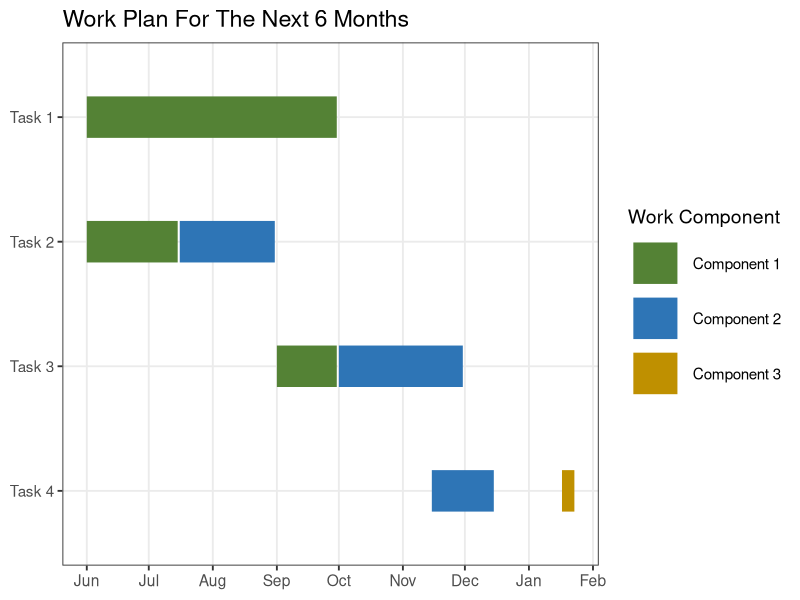

This figure's R source:
library(tidyr)
library(ggplot2)

# Number of activities
act_nums <- 7

# Ordered unique activities and components 
acts <- c("Task 1","Task 2", "Task 3", "Task 4")
comps <- c("Component 1", "Component 2", "Component 3") 

# Dataframe of activities with the corresponding component and dates
activity_df <- data.frame(
  item = 1:act_nums,
  activity = factor(c("Task 1",rep("Task 2",2), rep("Task 3",2), "Task 4", 
                      "Task 4"), acts[length(acts):1]),
  component = factor(c("Component 1", "Component 1", "Component 2", 
                       "Component 1","Component 2","Component 2", 
                       "Component 3"),comps),
  start_date = as.Date(c("2020-06-01","2020-06-01", "2020-07-16","2020-09-01",
                         "2020-10-01","2020-11-15", "2021-01-17")), 
  end_date = as.Date(c("2020-09-30","2020-07-15" ,"2020-08-31", "2020-09-30",
                       "2020-11-30", "2020-12-15", "2021-01-23"))
)

# Prepare data for plotting
g_activity_df <- activity_df %>% gather(state, date, start_date:end_date,
                                        factor_key = TRUE)

# Default ggplot seetings
# ggplot(g_activity_df, aes(date, activity, gorup=item, color=component))+
#   geom_line(size=10) +
#   labs(x="Month", y=NULL, title="Work Plan For The Next 6 Months")+
#   theme_bw()

# Custom color and theme 
# Component colors
actcols <- c("#548235", "#2E75B6", "#BF9000")

# Plot gantt chart
ggplot(g_activity_df, aes(date, activity, gorup=item, color=component))+
  geom_line(size=14) +
  scale_color_manual(values = actcols, name="Work Component")+
  scale_x_date(breaks=seq.Date(as.Date("2020-06-01"), 
                               as.Date("2021-02-01"), "month"), 
               labels = c(month.abb[6:12],month.abb[1:2]))+
  labs(x=NULL, y=NULL, title="Work Plan For The Next 6 Months") +
  theme_bw(base_size = 14)+
  theme(axis.text.y = element_text(size=11),
        axis.text.x = element_text(angle = 0),
        legend.text = element_text(size=11),
        panel.grid.minor = element_blank())
#legend.title = element_blank()
